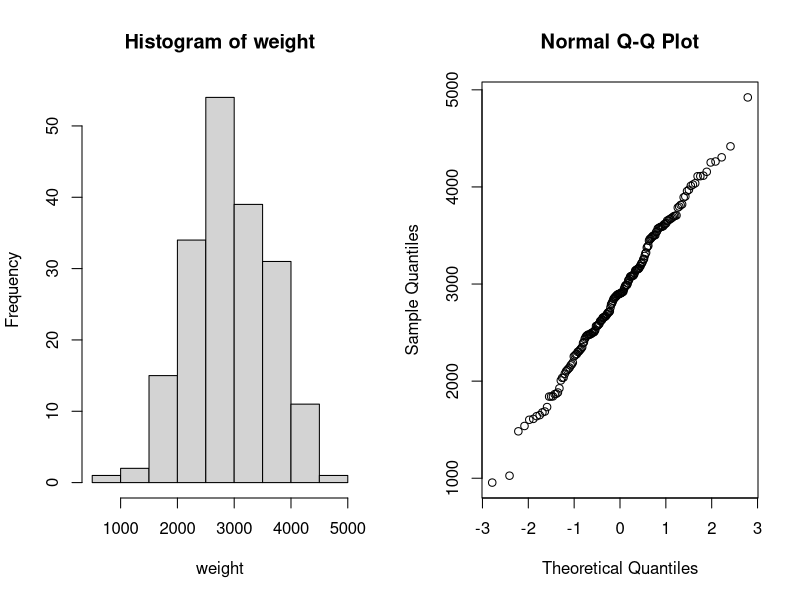
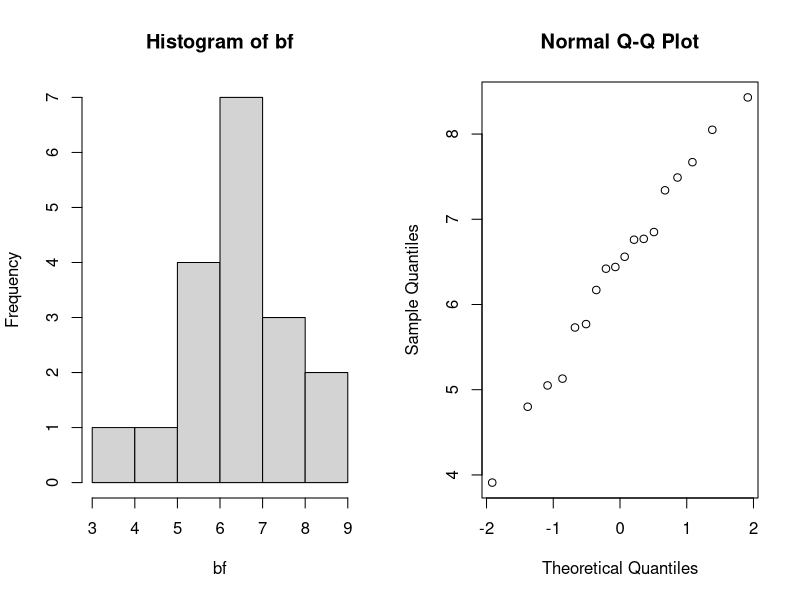
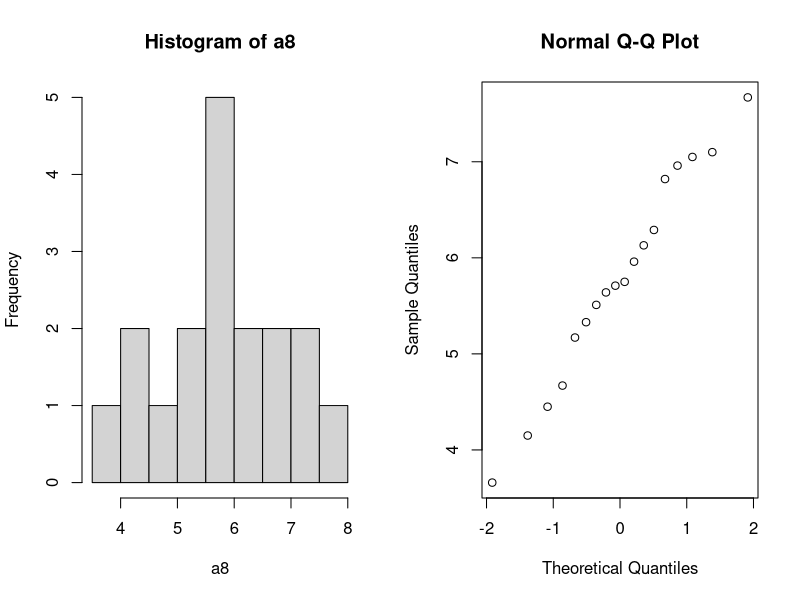
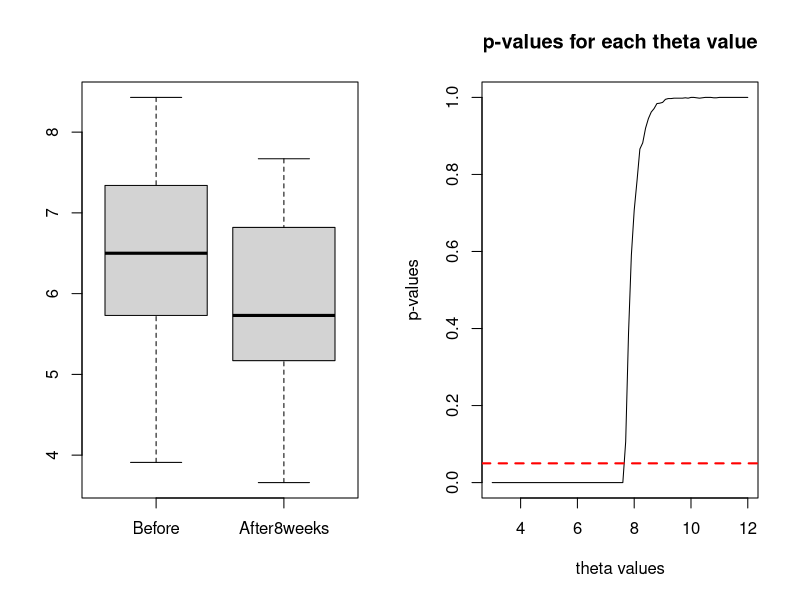
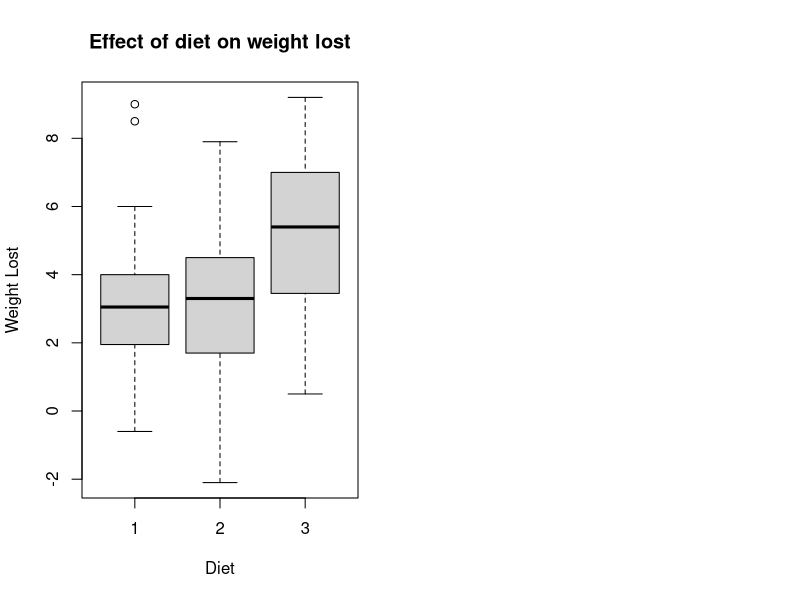
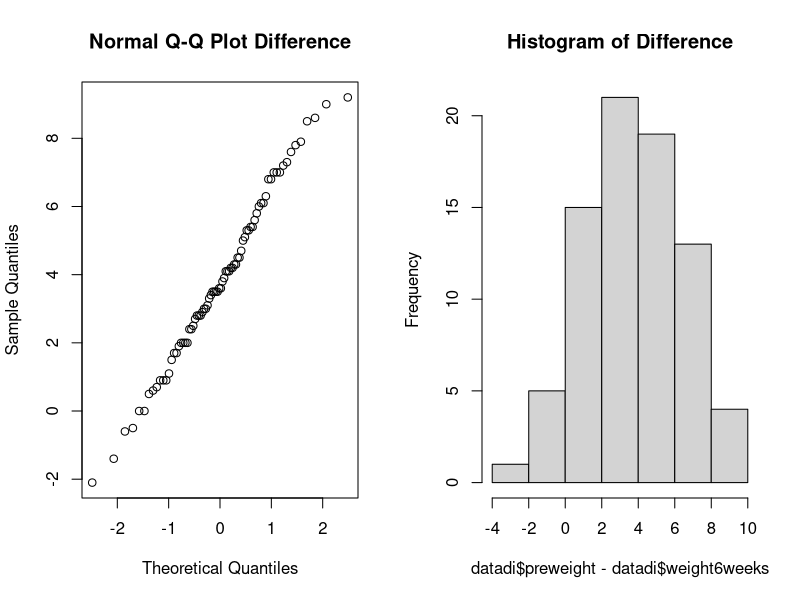
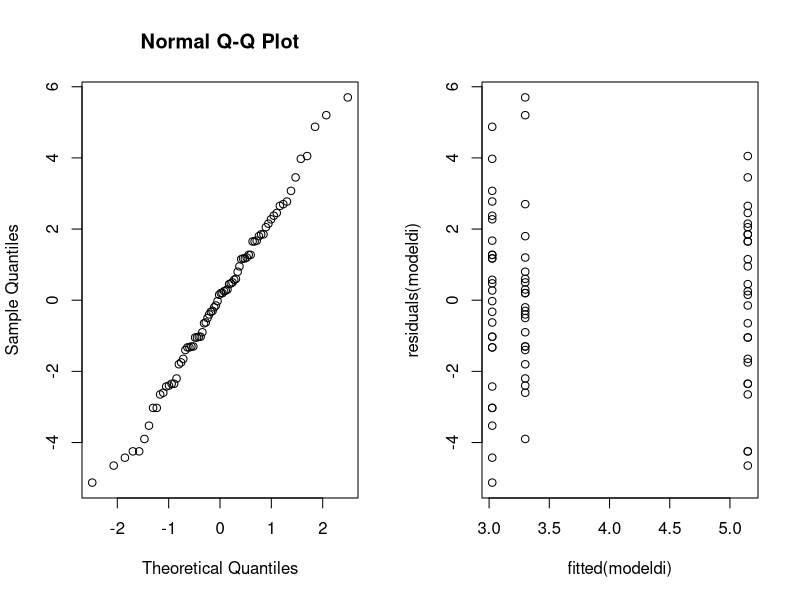
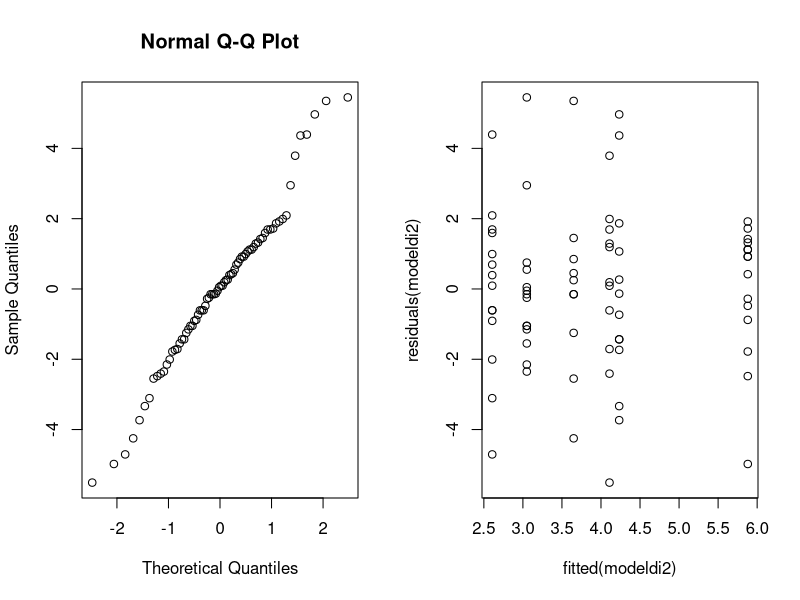

These figures' R source, in order:
## ---- chunk 1
knitr::opts_chunk$set(echo = TRUE)
library(Matrix)
## ---- chunk 2

par(mfrow=c(1,2))  
data <- read.table(file="birthweight.txt",header=TRUE)  
weight <- data$birthweight

# Check for normality of the data
hist(weight); qqnorm(weight)

## ---- chunk 3

round(shapiro.test(weight)$p.value, 3)

## ---- chunk 4

# Confidence interval
m = mean(weight); sd = sd(weight); len = length(weight); error = qnorm(0.98)*sd/sqrt(len)
round(c(m-error, m+error))

## ---- chunk 5

# Sample size for 96%-CI is at most 100.
round((qnorm(0.98)*sd/50)^2)

## ---- chunk 6

# Bootstrap 96%-CI for mean
B=999
Tstar=numeric(B) 

for(i in 1:B) {
    Xstar=sample(weight,replace=TRUE)  
    Tstar[i]=mean(Xstar) }

Tstar2=quantile(Tstar,0.02)  
Tstar98=quantile(Tstar,0.98)  
sum(Tstar<Tstar2)
round(c(2*m-Tstar98,2*m-Tstar2))

## ---- chunk 7

# t-test
ttest <- t.test(weight, mu=2800, alternative="greater")
round(ttest$statistic, 3)

## ---- chunk 8

round(ttest$conf.int)

## ---- chunk 9

# sign test
median(weight)
round(binom.test(sum(weight > 2800), len, p=0.5, alternative="greater")$p.value, 3)

## ---- chunk 10

# Wilcoxon signed rank test for one sample
round(wilcox.test(weight, mu=2800, alternative="greater")$p.value, 3)

## ---- chunk 11

B <- 1000; n <- 100  
psign <- numeric(B); pttest <- numeric(B)

for(i in 1:B) {
  x=rnorm(n, mean=2850, sd=200)
  pttest[i] <- t.test(x, mu=2800, alternative="greater")$p.value
  psign[i] <- binom.test(sum(x > 2800), n, p=0.5, alternative="greater")$p.value }

sum(psign<0.05)/B
sum(pttest<0.05)/B

## ---- chunk 12

proportion = round(sum(weight < 2600) / 188, 2); margin = proportion - 0.25; 
z = round(margin / sqrt( (proportion * (1 - proportion)) / 188 ), 2)

## ---- chunk 13

gender <- rep(NA, len); gender[weight < 2600] <- c(rep("male", 34), rep("female", 28))
gender[weight >= 2600] <- c(rep("male", 61), rep("female", 65))
round(t.test(weight ~ gender, var.equal = TRUE)$p.value, 3)

## ---- chunk 14

par(mfrow=c(1,2))
ch <- read.table(file="cholesterol.txt",header=TRUE)
bf <- ch$Before; a8 <- ch$After8weeks

## ---- chunk 15

# For the column 'Before'
par(mfrow=c(1,2))
hist(bf); qqnorm(bf)

## ---- chunk 16

# For the column 'Before'
par(mfrow=c(1,2))
hist(a8); qqnorm(a8)

## ---- chunk 17

boxplot(ch)

## ---- chunk 18

# For the column 'Before'
round(shapiro.test(bf)$p.value, 3)

## ---- chunk 19

# For the column 'After8weeks'
round(shapiro.test(a8)$p.value, 3)

## ---- chunk 20

round(cor(ch),3)

## ---- chunk 21

t.test(ch[,1],ch[,2],paired=TRUE)

## ---- chunk 22

wilcox.test(bf,a8,paired=TRUE)

## ---- chunk 23

m <- mean(a8); t_est <- 2*(m) - 3; est_var <- (t_est-3)*(t_est-3)/12

## ---- chunk 24

up_qt <- qnorm(0.975)

## ---- chunk 25

sample_size <- length(a8); marg_err <- up_qt*sqrt(est_var/sample_size)
marg_err

## ---- chunk 26

lb <- t_est - marg_err; ub <- t_est + marg_err

round(lb,3)
round(ub,3)

## ---- chunk 27

sample_size <- length(a8); t_stat <- max(a8) 
t_stat

## ---- chunk 28

B <- 1000; thetas <- seq(3, 12, by = 0.1); p_values <- rep(0,length(thetas))

## ---- chunk 29

for (t in 1:length(thetas)){
  
  tstar <- rep(0,B)
  
  for(i in 1:B){
   
    xstar <- runif(sample_size,min=3,max=thetas[t])
    tstar[i] <- max(xstar)}
  
  p <- sum(tstar>=t_stat)/B
  p_values[t] <- p
  
}

## ---- chunk 30

plot(thetas, p_values, type = "l", main = "p-values for each theta value", 
     xlab = "theta values", ylab = "p-values", xlim = c(3,12))
abline(h = 0.05, lty = 2, lwd = 2, col = "red")

## ---- chunk 31

round(wilcox.test(a8,mu=6,alt="l",exact=FALSE)$p.value, 3)

## ---- chunk 32

num_of_succ <- sum(a8 < 4.5)
num_of_succ

## ---- chunk 33

round(binom.test(num_of_succ,sample_size,p=0.25,alt="l")$p.value, 3)

## ---- chunk 34

# Reading data
datadi <- read.table(file="diet.txt", header=TRUE)

# Adding variable weight.lost
datadi$weight.lost <- c(datadi$preweight - datadi$weight6weeks); 
datadi$diet <- as.factor(datadi$diet)

## ---- chunk 35

plot(datadi$diet, datadi$weight.lost, xlab = "Diet", ylab = "Weight Lost", 
     main = "Effect of diet on weight lost")

## ---- chunk 36

# Paired t-test for preweight and weight6weeks
t.test(datadi$preweight, datadi$weight6weeks, paired = TRUE)

## ---- chunk 37

par(mfrow=c(1,2)) 
qqnorm(datadi$preweight-datadi$weight6weeks, main = "Normal Q-Q Plot Difference")
hist(datadi$preweight - datadi$weight6weeks, main = "Histogram of Difference")

## ---- chunk 38

round(shapiro.test(datadi$preweight-datadi$weight6weeks)$p.value, 3)

## ---- chunk 39

modeldi <- lm(weight.lost ~ diet, data = datadi); anova(modeldi)

## ---- chunk 40

summary(modeldi)

## ---- chunk 41

# Diagnostics for ANOVA
par(mfrow=c(1,2))
qqnorm(residuals(modeldi)); plot(fitted(modeldi), residuals(modeldi))

## ---- chunk 42

datadi2 <- datadi[complete.cases(datadi), ]; datadi2$gender <- as.factor(datadi2$gender)

## ---- chunk 43

# Two-Way ANOVA
modeldi2 = lm(weight.lost ~ diet * gender, data = datadi2); anova(modeldi2)

## ---- chunk 44

# Diagnostics
par(mfrow=c(1,2))
qqnorm(residuals(modeldi2)); plot(fitted(modeldi2), residuals(modeldi2))

## ---- chunk 45

dietfem <- data.frame(diet = unique(datadi2$diet), gender = "0")
predict(modeldi2, dietfem, type = "response")

## ---- chunk 46

dietmale <- data.frame(diet = unique(datadi2$diet), gender = "1")
predict(modeldi2, dietmale, type = "response")

## ---- chunk 47

library(MASS)

n_blocks <- 6; n_plots <- 4

scheme <- data.frame(block = rep(1:n_blocks, each = n_plots),
                     N = rep(0, n_blocks*n_plots),
                     P = rep(0, n_blocks*n_plots),
                     K = rep(0, n_blocks*n_plots))

for (i in 1:n_blocks) {

    j <- (i-1)*n_plots+1
    k <- n_plots*i

    scheme[sample(j:k, 2), "N"] <- 1
    scheme[sample(j:k, 2), "P"] <- 1
    scheme[sample(j:k, 2), "K"] <- 1}

## ---- chunk 48

avg_treated_no <- numeric(n_blocks); avg_treated_yes <- numeric(n_blocks)

for (i in 1:n_blocks) {

    j <- (i-1)*n_plots+1; k <- n_plots*i

    nitro <- npk[j:k, "N"]; yield <- npk[j:k, "yield"]

    avg_treated_no[i] <- sum(yield[nitro == 0]) / 2
    avg_treated_yes[i] <- sum(yield[nitro == 1]) / 2 }

plot(1:n_blocks, avg_treated_yes, type="l", col="blue", 
     xlab="Block number", ylab="Average yield", ylim=c(0, 70))
points(1:n_blocks, avg_treated_no, type="l", col="red")
legend("bottomright", legend=c("Treated", "Untreated"), col=c("blue", "red"), lty=1)

## ---- chunk 49

datac <- npk; npk$block <- as.factor(npk$block); npk$N <- as.factor(npk$N)
dfc <- npk[c("block", "N", "yield")]

## ---- chunk 50

# Two-Way ANOVA
modelc <- lm(yield ~ block * N, data = dfc); anova(modelc)

## ---- chunk 51
  
interaction.plot(dfc$N,dfc$block,dfc$yield)
interaction.plot(dfc$block,dfc$N,dfc$yield)

## ---- chunk 52

modeladd <- lm(yield ~ block + N, data = dfc); anova(modeladd)

## ---- chunk 53

# Diagnostics:
par(mfrow=c(1,2)) 
qqnorm(residuals(modeladd)); plot(fitted(modeladd),residuals(modeladd))

## ---- chunk 54

pairwiseP <- lm(yield ~ P*block + N + K, data = datac) 
pairwiseK <- lm(yield ~ K*block + P + N, data = datac) 
pairwiseN <- lm(yield ~ N*block + K + P, data = datac)

## ---- chunk 55

anova(pairwiseP); anova(pairwiseK); anova(pairwiseN)

## ---- chunk 56

modeladd_d <- lm(yield ~ P + K + N + block, data = datac); anova(modeladd_d)

## ---- chunk 57

library(lme4) 
npkmer <- lmer(yield ~ N+P+K+(1|block),data=npk,REML=FALSE) 
pkmer <- lmer(yield ~ P+K+(1|block),data=npk,REML=FALSE) 
anova(npkmer,pkmer) 

